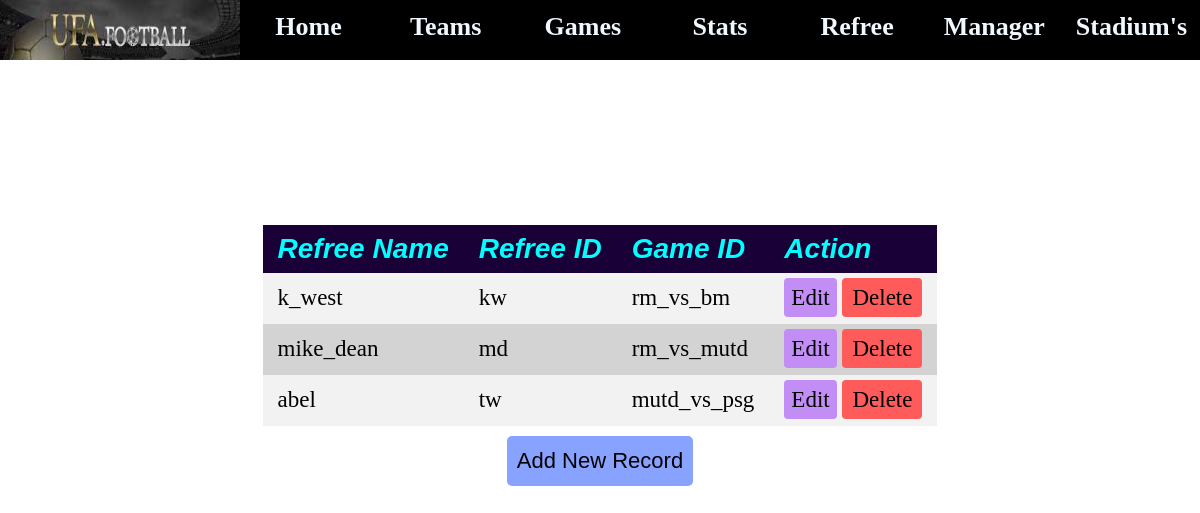
Screenshot of /Refree/refree.php with the database file from the repository.
### tables this page shows
CREATE TABLE `referee` (
  `r_name` varchar(30) DEFAULT NULL,
  `r_id` varchar(10) DEFAULT NULL,
  `game_id` varchar(20) DEFAULT NULL
);

### Refree/refree.php (the view, shortened to what this page needs)
<?php
include_once('../db.php');
?>
<!DOCTYPE html>
<html>
<head>
  <link rel="stylesheet" type="text/css" href="../style.css">
  <link rel="stylesheet" type="text/css" href="../navbar.css">
</head>
<body>
  <main>
    <nav class="navbar">
      <div class="img_div">
      </div>
      <div class="ls_div">
        <a href="../index.php" class="links">
          <div>Home</div>
        </a>
        <a href="../teams/team.php" class="links">
          <div>Teams</div>
        </a>
        <a href="../game/games.php" class="links">
          <div>Games</div>
        </a>
        <a href="../players/stats.php" class="links">
          <div>Stats</div>
        </a>
        <a href="./refree.php" class="links">
          <div>Refree</div>
        </a>
        <a href="../manager/mangr.php" class="links">
          <div>Manager</div>
        </a>
        <a href="../stadium/stad.php" class="links">
          <div>Stadium's</div>
        </a>
      </div>
    </nav>
    <div class="container">
      <table>
        <tr>
          <th>
            Refree Name
          </th>
          <th>
            Refree ID
          </th>
          <th>
            Game ID
          </th>
          <th>
            Action
          </th>
        </tr>
        <?php
        $res = $conn->query("select r_name,r_id,game_id from referee;");
        while ($row = $res->fetch_object()) {
          echo "
        <tr>
        <td>
        " . $row->r_name . "
        </td>
        <td>
        " . $row->r_id . "
        </td>
        <td>
        " . $row->game_id . "
        </td>
        <td>
        <a class=\"edit\" href=\"ref_edit.php?edit=$row->r_id\">Edit</a>
        <a class=\"delete\" href=\"ref_create.php?delete=$row->r_id\">Delete</a>
        </td>
        </tr>";
        } ?>
      </table>
      <div><button class="new_btn"><a href="ref_form.php">Add New Record</a></button></div>
    </div>
  </main>
</body>
</html>

### style.css (style rules this page uses)
* { margin: 0; padding: 0; }
body { background-image: url(./images/football.jpg); min-height: 100vh; background-size: 100% 100%; background-position: center; }
main { display: flex; flex-direction: column; width: 100%; height: 100%; }
.container { height: calc(100vh - 80px); display: grid; align-content: center; justify-content: center; }
table { border-collapse: collapse; height: fit-content; width: fit-content; text-align: center; }
th, td { text-align: left; padding: 8px 15px; font-size: 23px; }
th { background-color: rgb(25, 0, 54); color: aqua; font-size: 28px; font-style: italic; font-family: "Franklin Gothic Medium", "Arial Narrow", Arial, sans-serif; }
td { height: 35px; }
tr:nth-child(even) { background-color: #f2f2f2; }
tr:nth-child(odd) { background-color: lightgrey; }

### navbar.css (style rules this page uses)
* { padding: 0; margin: 0; }
.navbar { display: grid; grid-template-columns: 20% 80%; height: 60px; width: 100%; background-color: rgb(0, 0, 0); color: aliceblue; position: fixed; z-index: 1; }
.img_div { background-image: url(./images/logo.jpeg); background-size: 100% 100%; background-position: center; }
.ls_div { display: grid; grid-template-columns: repeat(7, 1fr); }
.links { text-align: center; font-size: 26px; font-weight: bold; font-family: "Times New Roman", Times, serif; padding-top: 12px; cursor: pointer; }
a, a:hover, a:focus, a:active { text-decoration: none; color: inherit; }
.edit { padding: 7px; background-color: rgb(195, 141, 246); border-radius: 4px; }
.delete { padding: 7px 10px; background-color: rgb(255, 91, 91); border-radius: 4px; }
.new_btn { height: 50px; border-radius: 5px; font-size: 22px; margin: 10px; display: block; margin-left: auto; margin-right: auto; padding: 5px 10px; background-color: rgb(135, 163, 255); border: none; cursor: pointer; }

### rows the page displays
referee: r_name "k_west", r_id "kw", game "rm_vs_bm"
referee: r_name "mike_dean", r_id "md", game "rm_vs_mutd"
referee: r_name "abel", r_id "tw", game "mutd_vs_psg"
